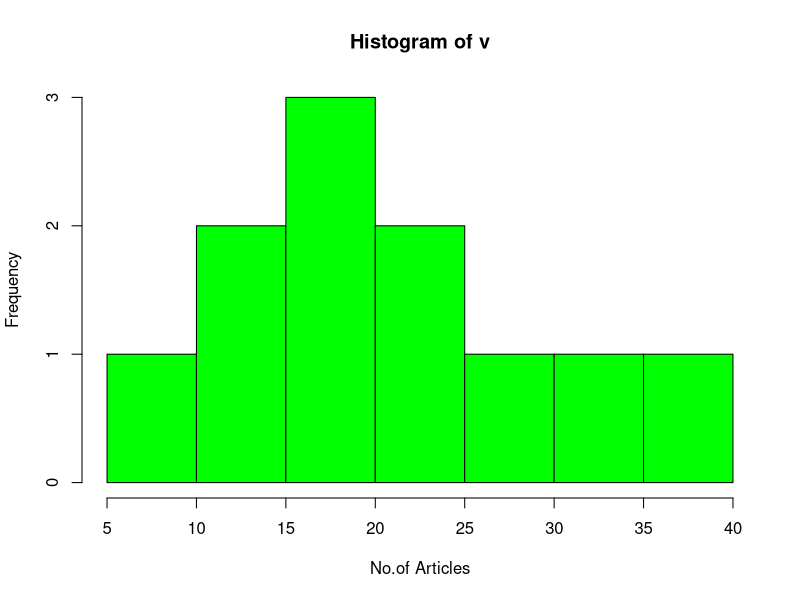
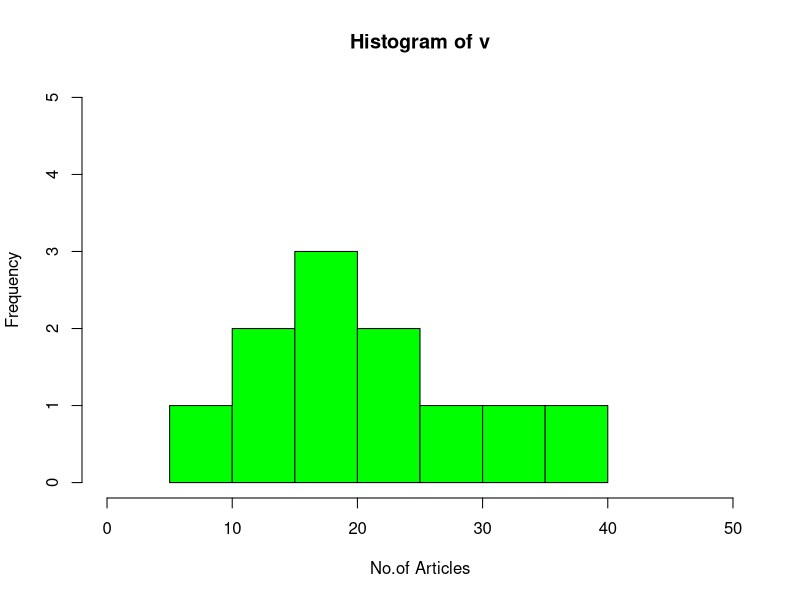
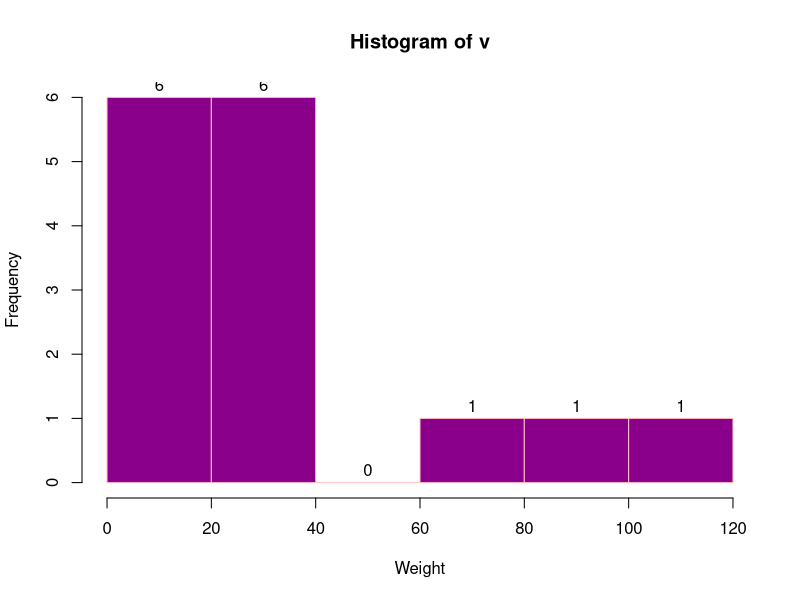
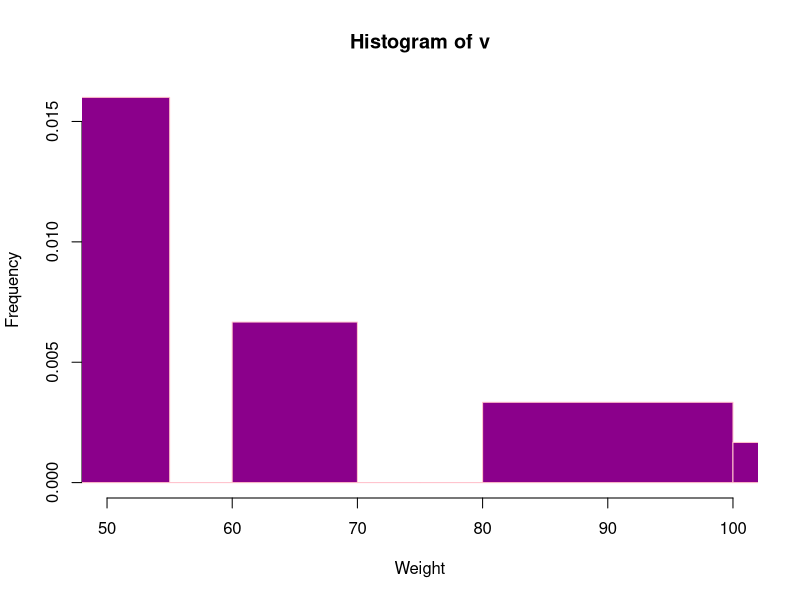

Recreate these plots in R, in order.
# Histograms in R language

v <- c(19, 23, 11, 5, 16, 21, 32, 14, 19, 27, 39)
hist(v,
     xlab = "No.of Articles",
     col = "green",
     border = "black")

# 1.1 Range of X and Y values
v <- c(19, 23, 11, 5, 16, 21, 32, 14, 19, 27, 39)
hist(
  v,
  xlab = "No.of Articles",
  col = "green",
  border = "black",
  xlim = c(0, 50),
  ylim = c(0, 5),
  breaks = 5
)

# 2. Using histogram return values for labels using text()
v <- c(19, 23, 11, 5, 16, 21, 32, 14, 19, 27, 39, 120, 40, 70, 90)
m <- hist(
  v,
  xlab = "Weight",
  ylab = "Frequency",
  col = "darkmagenta",
  border = "pink",
  breaks = 5
)

text(m$mids,
     m$counts,
     labels = m$counts,
     adj = c(0.5, -0.5))

# 3. Histogram using non-uniform width
v <- c(19, 23, 11, 5, 16, 21, 32, 14, 19, 27, 39, 120, 40, 70, 90)
hist(
  v,
  xlab = "Weight",
  ylab = "Frequency",
  xlim = c(50, 100),
  col = "darkmagenta",
  border = "pink",
  breaks = c(5, 55, 60, 70, 75, 80, 100, 140)
)